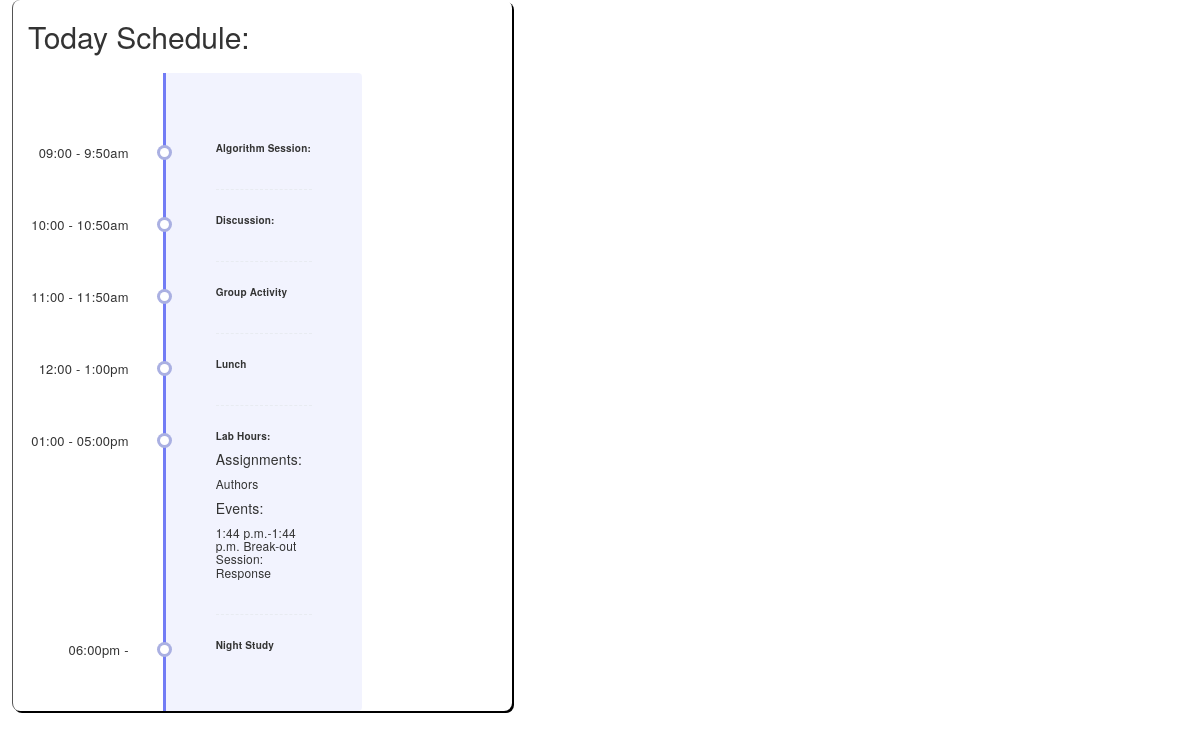
Page /students/todo (signed in) on the committed database.
### student/models.py (models this page shows)
class Assignment(models.Model):
    name = models.CharField(max_length=255)
    is_solved = models.BooleanField(default=False)
    stack = models.ForeignKey(Stack, related_name='assignments', on_delete=CASCADE)
    solvers = models.ManyToManyField(
        User,
        through='UserAssignment',
        through_fields=('assignment' ,'user' ),
    )
    day = models.ForeignKey(Day, related_name='assignments', on_delete=CASCADE)
    created_at = models.DateTimeField(auto_now_add=True, )
    updated_at = models.DateTimeField(auto_now=True, )

class Event(models.Model):
    title = models.CharField(max_length=255)
    date = models.DateField()
    start_time = models.TimeField(default=datetime.now())
    end_time = models.TimeField(default=datetime.now())
    type = models.ForeignKey(EventCategory, related_name='events', on_delete=CASCADE)
    instructor = models.ForeignKey(User, related_name='created_events', on_delete=CASCADE)
    students = models.ManyToManyField(User, related_name='attended_events')
    day = models.ForeignKey(Day, related_name='events', on_delete=CASCADE)
    attend = models.CharField(max_length=255,default="optional")
    created_at = models.DateTimeField(auto_now_add=True, )
    updated_at = models.DateTimeField(auto_now=True, )

class EventCategory(models.Model):
    category = models.CharField(max_length=255)
    created_at = models.DateTimeField(auto_now_add=True, )
    updated_at = models.DateTimeField(auto_now=True, )

### student/views.py (the view)
# urls.py: path('todo',views.to_do),
def to_do(request):
    try :
        today = Day.objects.get(date=datetime.today())
    except:
        today = Day.objects.last()
    print(today)
    context = {
        'user': User.objects.get(id=request.session['id']),
        "today": today,
        "events": Event.objects.filter(date=today.date),
    }
    return render(request,"home.html",context)

### student/templates/home.html (shortened to what this page needs)
<!DOCTYPE html>
<html lang="en">
  <head>
    <link
      rel="stylesheet"
      href="https://maxcdn.bootstrapcdn.com/bootstrap/3.4.1/css/bootstrap.min.css"
    />
    {% load render_partial %}
    {% load static %}
    <link rel="stylesheet" href="{% static 'css/home.css' %}">
  </head>
  <body>
    <div class="container-fluid">
      <div class="row">
        <div class="col-sm-5">
          <h2>Today Schedule:</h2>
          <div class="row">
            <ul class="timeline">
              <li class="event" data-date="09:00 - 9:50am">
                <h3>Algorithm Session:</h3>
              </li>
              <li class="event" data-date="10:00 - 10:50am">
                <h3>Discussion:</h3>
              </li>
              <li class="event" data-date="11:00 - 11:50am">
                <h3>Group Activity</h3>
              </li>
              <li class="event" data-date="12:00 - 1:00pm">
                <h3>Lunch</h3>
              </li>
              <li class="event" data-date="01:00 - 05:00pm">
                <h3>Lab Hours:</h3>
                <h5>Assignments:</h5>
                {% for assignment in today.assignments.all %}
                  <h6>{{assignment.name}}</h6>
                {% endfor %}
                <h5>Events:</h5>
                {% for event in events %}
                  {% if event.attend == "mandatory" or user.role.id == 2 %}
                    <h6>{{event.start_time}}-{{event.end_time}} {{event.type.category}}: {{event.title}}</h6>
                  {% endif %}
                {% endfor %}
              </li>
              <li class="event" data-date="06:00pm -">
                <h3>Night Study</h3>
              </li>
            </ul>
          </div>
        </div>
      </div>
    </div>
  </body>
</html>

### student/static/css/home.css (style rules this page uses)
.col-sm-5 { border-left: 1px outset black ; border-radius: 8px; box-shadow: 2px 2px black; margin-left:1%; }
.timeline { border-left: 3px solid #727cf5; border-bottom-right-radius: 4px; border-top-right-radius: 4px; background: rgba(114, 124, 245, 0.09); margin: 0 auto; letter-spacing: 0.2px; position: relative; line-height: 1.4em; font-size: 1.03em; padding: 50px; list-style: none; text-align: left; max-width: 40%; }
.timeline h2, .timeline h3 { font-weight: 600; font-size: 1rem; margin-bottom: 10px; }
.timeline .event { border-bottom: 1px dashed #e8ebf1; padding-bottom: 25px; margin-bottom: 25px; position: relative; }
.timeline .event:last-of-type { padding-bottom: 0; margin-bottom: 0; border: none; }
.timeline .event:before, .timeline .event:after { position: absolute; display: block; top: 0; }
.timeline .event:before { left: -207px; content: attr(data-date); text-align: right; font-weight: 100; font-size: 0.9em; min-width: 120px; }
.timeline .event:after { -webkit-box-shadow: 0 0 0 3px #1d1e31; box-shadow: 0 0 0 3px #aab0e2; left: -55.8px; background: #fff; border-radius: 50%; height: 9px; width: 9px; content: ""; top: 5px; }

### rows in the picture
Assignment: name "Authors"
Event: start_time "1:44 p.m.", end_time "1:44 p.m.", type.category "Break-out Session", title "Response"
